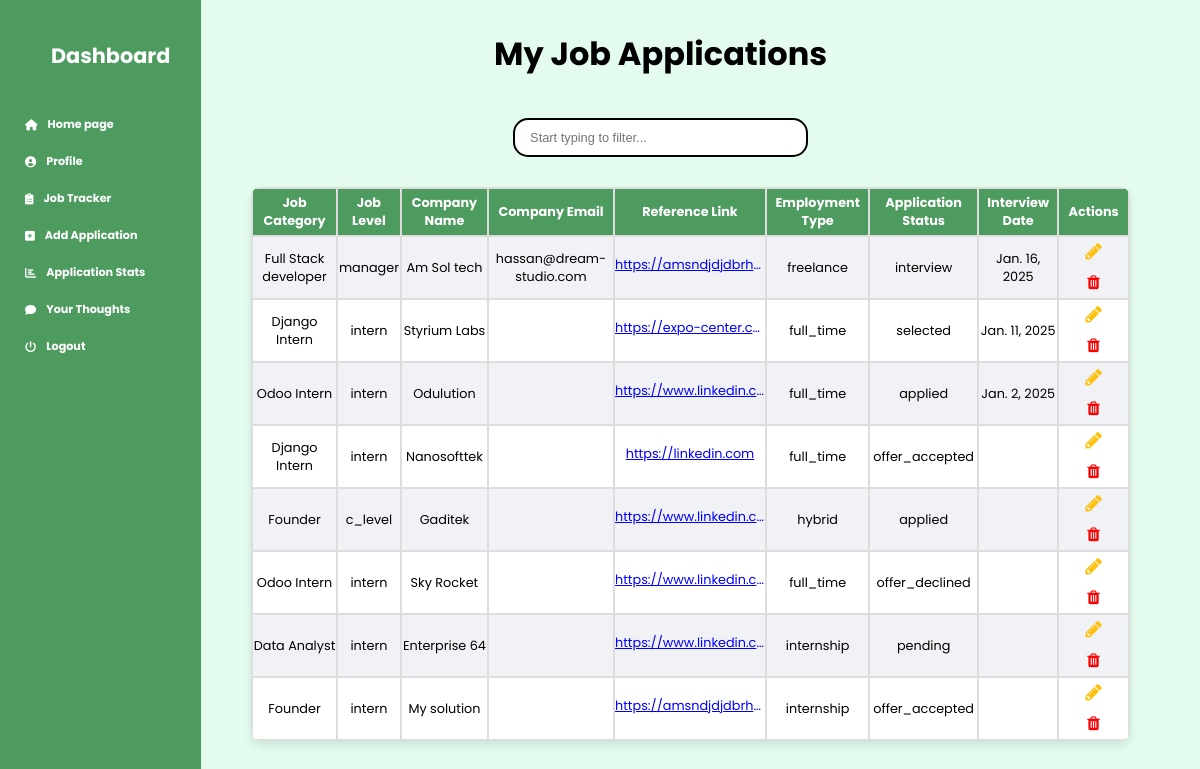
Before: /jobs/ (signed in) with the older database file.
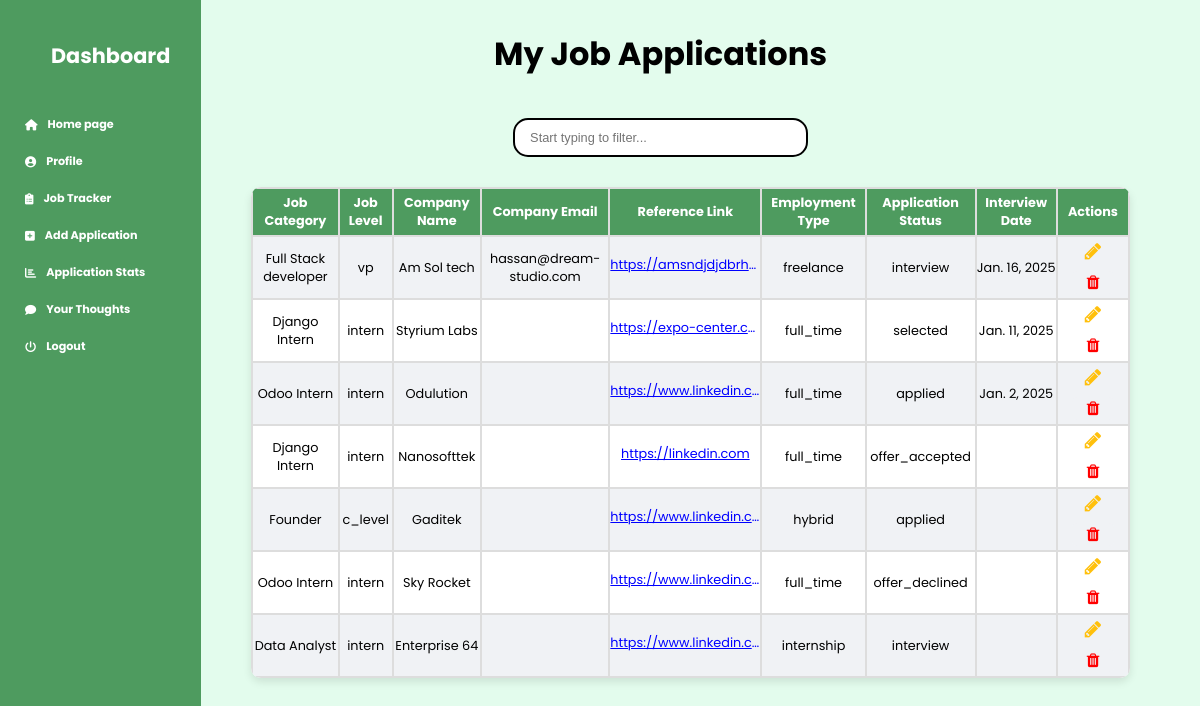
After: the same page with the newer database file.
### tracker/models.py (models this page shows, shortened)
class Add_Job(models.Model):
    JOB_LEVEL_CHOICES = [
        ('intern', 'Intern'),
        ('junior', 'Junior'),
        ('mid', 'Mid-Level'),
        ('senior', 'Senior'),
        ('lead', 'Lead'),
        ('manager', 'Manager'),
        ('director', 'Director'),
        ('vp', 'Vice President'),
        ('c_level', 'C-Level'),
    ]
    EMPLOYMENT_TYPE_CHOICES = [
        ('full_time', 'Full-Time'),
        ('part_time', 'Part-Time'),
        ('contract', 'Contract'),
        ('temporary', 'Temporary'),
        ('internship', 'Internship'),
        ('freelance', 'Freelance'),
        ('remote', 'Remote'),
        ('hybrid', 'Hybrid'),
        ('apprenticeship', 'Apprenticeship'),
    ]
    APPLICATION_STATUS_CHOICES = [
        ('pending', 'Pending'),
        ('applied', 'Applied'),
        ('interview', 'Interview Scheduled'),
        ('selected', 'Selected'),
        ('rejected', 'Rejected'),
        ('offer_accepted', 'Offer Accepted'),
        ('offer_declined', 'Offer Declined'),
    ]
    user = models.ForeignKey(User, on_delete=models.CASCADE)
    job_category = models.CharField(max_length=100)
    job_level = models.CharField(max_length=100, choices=JOB_LEVEL_CHOICES)
    company_name = models.CharField(max_length=100)
    company_email = models.EmailField(max_length=150, null=True, blank=True)  # Company Email New Fielded Added
    reference_link = models.URLField(max_length=200)
    employment_type = models.CharField(max_length=100, choices=EMPLOYMENT_TYPE_CHOICES)
    application_status = models.CharField(max_length=20, choices=APPLICATION_STATUS_CHOICES, default='pending')  # Default status is pending
    interview_date = models.DateField(null=True, blank=True)  # Allows null values if no date is set

### tracker/views.py (the view)
# urls.py: path('jobs/', job_list, name='job_list'),
@login_required
def job_list(request):
    jobs = Add_Job.objects.filter(user=request.user).order_by("-interview_date")
    job_category = request.GET.get('job_category')
    if job_category:
        jobs = jobs.filter(job_category__icontains=job_category)  # Use 'icontains' for partial match
    all_emails_empty = not any(job.company_email for job in jobs)
    all_dates_empty = not any(job.interview_date for job in jobs)
    context = {
        'jobs': jobs,
        'all_emails_empty': all_emails_empty,  # Pass the flag to the template
        'all_dates_empty': all_dates_empty,
    }
    return render(request, 'job_list.html', context)

### templates/job_list.html (shortened to what this page needs)
{% extends 'base.html' %}
{% block content %}
{% load static %}
<h1  style="text-decoration: none;">My Job Applications</h1>
<div class="search-container">
    <form method="GET" action="/jobs/">
        <input name="job_category" id="search" type="search" placeholder="Start typing to filter..." autocomplete="off">
    </form>
</div>
        <table id="jobTable" style="margin-top: 0px !important; border-radius: 10px; margin-left: 30px;">
            {% if jobs|length == 0 %}
            <!-- <div class="cta-container">
                <a href="{% url 'job_create' %}" class="cta-button">Add Application</a>
            </div>
            <div class="no-jobs-message">
                <p>No application is added.</p>
            </div> -->
            <div class="cta-container">
                <a href="{% url 'job_create' %}" class="cta-button">Add Application</a>
                <div class="no-jobs-message">
                    <p>No application is added.</p>
                </div>
            </div>
            {% else %}
            <tr>
                <th>Job Category</th>
                <th>Job Level</th>
                <th>Company Name</th>
                {% if not all_emails_empty %}
                    <th>Company Email</th>
                {% endif %}
                <th>Reference Link</th>
                <th>Employment Type</th>
                <th>Application Status</th>
                {% if not all_dates_empty %}
                    <th>Interview Date</th>
                {% endif %}
                <th>Actions</th>
            </tr>
            {% for job in jobs %}
            <tr>
                <td>{{ job.job_category }}</td>
                <td>{{ job.job_level }}</td>
                <td>{{ job.company_name }}</td>
                {% if not all_emails_empty %}
                    <td>
                        {% if job.company_email %}
                            {{ job.company_email }}
                        {% endif %}
                    </td>
                {% endif %}
                <td><a href="{{ job.reference_link }}" style="width: 150px !important; color: blue">{{ job.reference_link }}</a></td>
                <td>{{ job.employment_type }}</td>
                <td>{{ job.application_status }}</td>
                {% if not all_dates_empty %}
                <td>
                    {% if job.interview_date %}
                        {{ job.interview_date }}
                        {% endif %}
                    </td>
                {% endif %}
                    <td>
                    <a href="{% url 'job_create_or_update' job_id=job.id %}" title="Edit" class="btn" style="display: inline; font-size: 1.2rem !important; color:#ffc00c ; width: 20px !important; padding: 0px !important;">
                        <i class="fa fa-pencil"></i>
                    </a>
                    <a href="{% url 'job_delete_confirmation' job.id %}" class="btn btn-delete" style="background-color: red;">
                        <i class="fa fa-trash" style="padding: 8px 15px; color: red;"></i>
                    </a>
                </td>
            </tr>
            {% endfor %}
            {% endif %}
        </table>
        </div>
    {% endblock %}

### templates/base.html (shortened to what this page needs)
{% load static %}
<!DOCTYPE html>
<html lang="en">
<head>
    <link rel="stylesheet" href="https://cdnjs.cloudflare.com/ajax/libs/font-awesome/6.0.0-beta3/css/all.min.css">
    <link rel="stylesheet" href="https://cdnjs.cloudflare.com/ajax/libs/font-awesome/4.7.0/css/font-awesome.min.css">
    <head>
    </head>
</head>
<body>
    <div class="sidebar" id="sidebar" style="padding-left: 20px; margin-right: 15px !important; ">
        <h2 style="text-decoration: none;">Dashboard</h2>
        <a class="abc" href="{% url 'default' %}"><i class="fas fa-home" style="padding-right: 10px;"></i>Home page</a>
        <a class="abc" href="{% url 'job_profile' %}"><i class="fas fa-user-circle"  style="padding-right: 10px"></i>Profile</a>
        <a class="abc" href="{% url 'job_list' %}"> <i class="fas fa-clipboard-list" style="padding-right: 10px;"></i> Job Tracker</a>
        <a class="abc" href="{% url 'job_create_or_update' %}"> <i class="fas fa-plus-square" style="padding-right: 10px;"></i> Add Application</a>
        <a class="abc" href="{% url 'simple_analytics' %}"> <i class="fas fa-chart-bar" style="padding-right: 10px;"></i>Application Stats</a>
        <a class="abc" href="{% url 'feedback' %}"> <i class="fas fa-comment" style="padding-right: 10px;"></i>Your Thoughts</a>
        <a class="abc" href="{% url 'logout' %}"> <i class="fas fa-power-off" style="padding-right: 10px;"></i> Logout</a>
    </div>
    <div class="main-content">
        {% block content %}
        {% endblock %}
    </body>
    </html>

### templates/base.html (style rules this page uses)
body { margin: 0; background-color: #e3fced; font-family: 'Poppins', sans-serif; }
.sidebar { width: 11.325rem; min-width: 180px; height: 100vh; position: fixed; left: 0; z-index: 1; background-color: #4e9b5f ; font-weight: bold; }
.sidebar h2 { font-size: 1.3rem; color: white; text-align: center; margin-bottom: 40px; margin-top: 40px; text-decoration: underline; }
.sidebar a { display: flex; align-items: center; color: #fff; padding: 5px; margin: 10px 0; text-decoration: none; border-radius: 5px; font-size: 0.7rem; }
.main-content { margin-left: calc(11.325rem + 20px); padding: 20px; margin-right: 80px !important; flex-grow: 1; }
h1 { text-align: center; color: #000000; margin-top: 0px; margin: 10px 10px 40px; text-decoration: none; }
.btn { border: none; border-radius: 5px; font-size: 0.8rem !important; cursor: pointer; display: inline; margin: 10px; }
table { margin-right: 10px; width: 100%; border-collapse: collapse; border-radius: 25px; overflow: hidden; box-shadow: 0 4px 8px rgba(0, 0, 0, 0.1); background-color: white; }
th, td { padding: 5px; text-align: center; border: 2px solid #ddd; font-size: 0.8rem; }
th { color: white; }
tr:nth-child(even) , td .btn-delete { background-color: #f0f2f5 !important; }
tr:nth-child(odd) td .btn-delete { background-color: #ffffff !important; }
td a { display: inline-block; word-wrap: break-word; white-space: nowrap; overflow: hidden; text-overflow: ellipsis; color: #ffcc00; }
.btn { border: none; border-radius: 5px; font-size: 1rem !important; cursor: pointer; display: inline; margin: 10px; }
th, td { padding: 10px; text-align: center; border: 2px solid #ddd; }
td { padding: 0px !important; }
th { padding: 5px !important; background-color: #4e9b5f; color: white; }
td a { display: inline-block; word-wrap: break-word; white-space: nowrap; overflow: hidden; text-overflow: ellipsis; color: #00a6ed; }
td { padding: 0; margin: 0; height: auto; max-height: 10px !important; }
.search-container { position: relative; display: inline-block; text-align: center; width: 100%; }
form { display: flex; justify-content: center; align-items: center; }
input[type="search"] { width: 80%; max-width: 200px; padding: 10px 45px 10px 15px; font-size: 0.8em; border: 2px solid ; border-radius: 15px; transition: border-color 0.3s ease; outline: none; min-width: 295px; margin-left: 0px; margin-right: 0px; }
.search-container { margin-bottom: 20px; }
@media (min-width: 768px) { .search-container { margin-bottom: 30px; } }

Changed rows visible on the page:
removed Add_Job: job_category "Founder", job_level "intern", company_name "My solution", reference_link "https://amsndjdjdbrh…", employment_type "internship", application_status "offer_accepted"
changed Add_Job "Full Stack developer": job_level "manager" → "vp"
changed Add_Job "Data Analyst": application_status "pending" → "interview"
